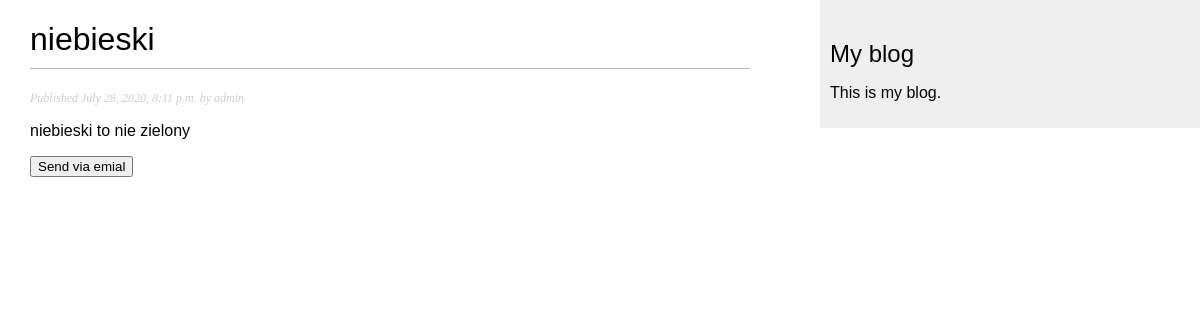
The page /blog/2020/7/28/niebieski/ on the database its author committed.
### blog/models.py (models this page shows, shortened)
class Post(models.Model):
	STATUS_CHOICES = (
		('draft', 'Draft'),
		('published','Published'),)
	title = models.CharField(max_length=50)
	slug = models.SlugField(max_length=250, unique_for_date="publish")
	author = models.ForeignKey(User, on_delete=models.CASCADE, related_name = 'blog_posts')
	body = models.TextField()
	publish = models.DateTimeField(default=timezone.now)
	created = models.DateTimeField(auto_now_add=True)
	updated = models.DateTimeField(auto_now_add=True)
	status = models.CharField(max_length=10, choices=STATUS_CHOICES, default='draft')
	objects = models.Manager() # The default manager.
	published = PublishedManager() # Our custom manager.

### blog/views.py (the view)
def post_detail(request, year, month, day, post):
    post = get_object_or_404(Post,
        slug = post,
        status = 'published',   #str 27
        publish__year = year,
        publish__month = month,
        publish__day = day)
    sent = False
    if request.method == 'POST':
        form = EmailPostForm(request.POST)
        if form.is_valid():
            cd = form.cleaned_data
            post_url = request.build_absolute_uri(
                    post.get_absolute_url())
            subject = f"{cd['name']} recommends you read " \
                    f"{post.title}"
            message = f"Read {post.title} at {post_url}\n\n" \
                    f"{cd['name']}\'s comments: {cd['comments']}"
            send_mail(subject, message, 'admin@myblog.com',
                    [cd['to']])
            sent = True
    else:
        form = EmailPostForm()
    return render(request, 'blog/post/detail.html', {'post': post,
                                                    'form': form})

### blog/templates/blog/post/detail.html (shortened to what this page needs)
{% extends "blog/base.html" %}
{% block content %}
	<h1>{{ post.title }}</h1>
	<p class="date">
		Published {{ post.publish }} by {{ post.author }}
	</p>
	{{ post.body|linebreaks }}
	<p>
	<button class="button" id="sendbutton">Send via emial</button>
{% endblock %}

### blog/static/css/blog.css (style rules this page uses)
body { margin:0; padding:0; font-family:helvetica, sans-serif; }
h1 { font-weight:normal; border-bottom:1px solid #bbb; padding:0 0 10px 0; }
p.date { color:#ccc; font-family: georgia, serif; font-size: 12px; font-style: italic; }

### rows shown on the page
Post: title "niebieski", publish "July 28, 2020, 8:11 p.m.", author "admin", body "niebieski to nie zielony"
